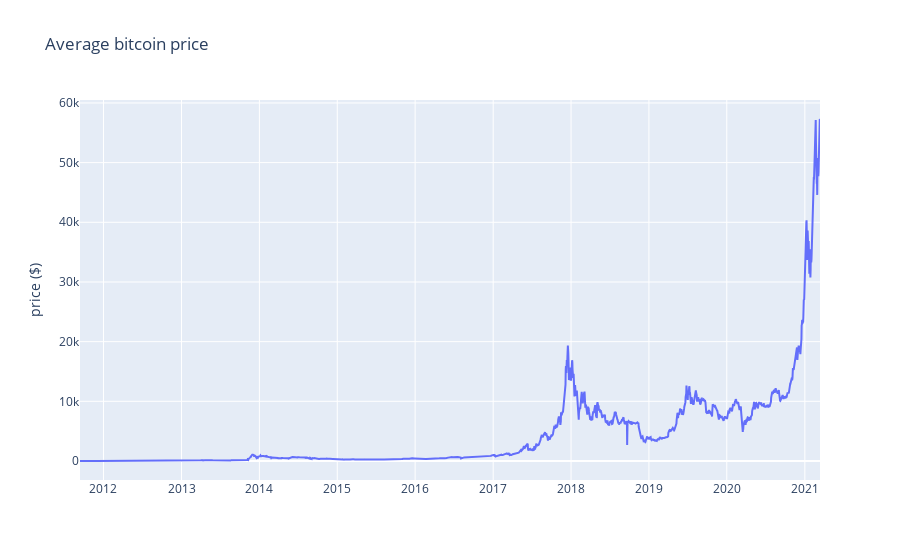

The cell this chart's notebook holds for it:
### Code cell
layout_avg = go.Layout(
        title="Average bitcoin price",
        legend={"orientation":"h"},
        xaxis={"type":"date"},
        yaxis={"title":"price ($)"})

btc_mean_trace = go.Scatter(x=btc_usd_df.index, 
                            y=btc_usd_df["Average Weighted Price"], name="Average Price")

fig_avg = go.Figure(data=btc_mean_trace, layout=layout_avg)
py.iplot(fig_avg)

### Figure 1 — Plotly figure (JSON) as saved in the notebook; plotly's stock layout.template omitted (floating-point values rounded to 4 significant figures; data arrays with more than 128 entries replaced by an {"elided": "..."} marker saying what was removed)
{"data": [{"name": "Average Price", "type": "scatter", "x": {"elided": "3461 str values"}, "y": {"elided": "3461 float values"}}], "layout": {"legend": {"orientation": "h"}, "title": {"text": "Average bitcoin price"}, "xaxis": {"type": "date"}, "yaxis": {"title": {"text": "price ($)"}}}}
